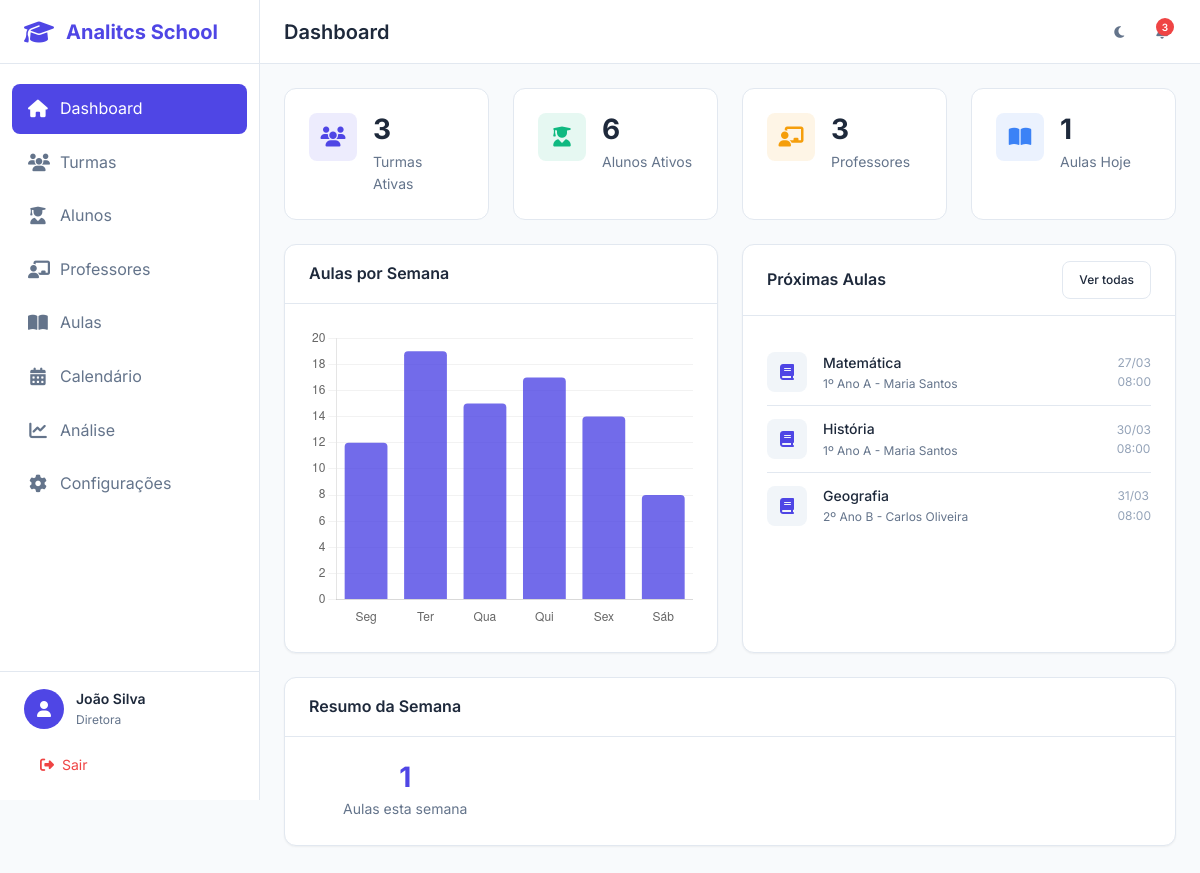
/dashboard (signed in), run on the app's committed database.
### app/models/usuario.py (models this page shows, shortened)
class Usuario(UserMixin, db.Model):
    __tablename__ = 'usuarios'
    id = db.Column(db.Integer, primary_key=True)
    nome = db.Column(db.String(100), nullable=False)
    email = db.Column(db.String(120), unique=True, nullable=False, index=True)
    senha_hash = db.Column(db.String(256), nullable=False)
    tipo = db.Column(db.String(20), nullable=False, default='professor')
    avatar = db.Column(db.String(255), nullable=True)
    telefone = db.Column(db.String(20), nullable=True)
    tema = db.Column(db.String(10), default='light')
    ativo = db.Column(db.Boolean, default=True)
    criado_em = db.Column(db.DateTime, default=datetime.utcnow)
    atualizado_em = db.Column(db.DateTime, default=datetime.utcnow, onupdate=datetime.utcnow)
    ultimo_acesso = db.Column(db.DateTime, nullable=True)
    professor = db.relationship('Professor', backref='usuario', uselist=False, lazy=True)

### app/models/aula.py (models this page shows, shortened)
class Aula(db.Model):
    __tablename__ = 'aulas'
    id = db.Column(db.Integer, primary_key=True)
    materia = db.Column(db.String(100), nullable=False)
    descricao = db.Column(db.Text, nullable=True)
    turma_id = db.Column(db.Integer, db.ForeignKey('turmas.id'), nullable=False)
    professor_id = db.Column(db.Integer, db.ForeignKey('professores.id'), nullable=False)
    data = db.Column(db.Date, nullable=False)
    horario_inicio = db.Column(db.Time, nullable=False)
    horario_fim = db.Column(db.Time, nullable=False)
    recorrente = db.Column(db.Boolean, default=False)
    tipo_recorrencia = db.Column(db.String(20), nullable=True)
    dia_semana = db.Column(db.Integer, nullable=True)  # 0=Segunda, 6=Domingo
    data_fim_recorrencia = db.Column(db.Date, nullable=True)
    aula_pai_id = db.Column(db.Integer, db.ForeignKey('aulas.id'), nullable=True)
    status = db.Column(db.String(20), default='agendada')
    criado_em = db.Column(db.DateTime, default=datetime.utcnow)
    atualizado_em = db.Column(db.DateTime, default=datetime.utcnow, onupdate=datetime.utcnow)
    frequencias = db.relationship('Frequencia', backref='aula', lazy='dynamic')
    arquivos = db.relationship('Arquivo', backref='aula', lazy='dynamic')
    aulas_filhas = db.relationship('Aula', backref=db.backref('aula_pai', remote_side=[id]), lazy='dynamic')

### app/models/turma.py (models this page shows, shortened)
class Turma(db.Model):
    __tablename__ = 'turmas'
    id = db.Column(db.Integer, primary_key=True)
    nome = db.Column(db.String(50), nullable=False)
    codigo = db.Column(db.String(20), unique=True, nullable=False, index=True)
    serie = db.Column(db.String(30), nullable=False)
    ano_letivo = db.Column(db.Integer, nullable=False)
    turno = db.Column(db.String(20), nullable=False)
    capacidade_maxima = db.Column(db.Integer, default=40)
    descricao = db.Column(db.Text, nullable=True)
    ativa = db.Column(db.Boolean, default=True)
    criado_em = db.Column(db.DateTime, default=datetime.utcnow)
    atualizado_em = db.Column(db.DateTime, default=datetime.utcnow, onupdate=datetime.utcnow)
    aulas = db.relationship('Aula', backref='turma', lazy='dynamic')

### app/controllers/dashboard_controller.py (the view)
@dashboard_bp.route('/')
@dashboard_bp.route('/dashboard')
@login_required
def index():
    total_turmas = Turma.query.filter_by(ativa=True).count()
    total_alunos = Aluno.query.filter_by(status='ativo').count()
    total_professores = Professor.query.filter_by(ativo=True).count()
    hoje = datetime.utcnow().date()
    aulas_hoje = Aula.query.filter_by(data=hoje).filter(
        Aula.status != 'cancelada'
    ).count()
    inicio_semana = hoje - timedelta(days=hoje.weekday())
    fim_semana = inicio_semana + timedelta(days=6)
    aulas_semana = Aula.query.filter(
        Aula.data >= inicio_semana,
        Aula.data <= fim_semana,
        Aula.status != 'cancelada'
    ).count()
    proximas_aulas = Aula.query.filter(
        Aula.data >= hoje,
        Aula.status == 'agendada'
    ).order_by(Aula.data, Aula.horario_inicio).limit(5).all()
    return render_template('dashboard/index.html',
        total_turmas=total_turmas,
        total_alunos=total_alunos,
        total_professores=total_professores,
        aulas_hoje=aulas_hoje,
        aulas_semana=aulas_semana,
        proximas_aulas=proximas_aulas
    )

### app/models/usuario.py (called while the page is built)
@login_manager.user_loader
def load_user(user_id):
    return Usuario.query.get(int(user_id))

### app/templates/dashboard/index.html (shortened to what this page needs)
{% extends "base.html" %}
{% block page_title %}Dashboard{% endblock %}
{% block content %}
<div class="dashboard-grid">
    <div class="stat-card">
        <div class="stat-icon primary">
            <i class="fas fa-users"></i>
        </div>
        <div class="stat-content">
            <div class="stat-value">{{ total_turmas }}</div>
            <div class="stat-label">Turmas Ativas</div>
        </div>
    </div>
    <div class="stat-card">
        <div class="stat-icon success">
            <i class="fas fa-user-graduate"></i>
        </div>
        <div class="stat-content">
            <div class="stat-value">{{ total_alunos }}</div>
            <div class="stat-label">Alunos Ativos</div>
        </div>
    </div>
    <div class="stat-card">
        <div class="stat-icon warning">
            <i class="fas fa-chalkboard-teacher"></i>
        </div>
        <div class="stat-content">
            <div class="stat-value">{{ total_professores }}</div>
            <div class="stat-label">Professores</div>
        </div>
    </div>
    <div class="stat-card">
        <div class="stat-icon info">
            <i class="fas fa-book-open"></i>
        </div>
        <div class="stat-content">
            <div class="stat-value">{{ aulas_hoje }}</div>
            <div class="stat-label">Aulas Hoje</div>
        </div>
    </div>
    <div class="card dashboard-chart">
        <div class="card-header">
            <h3 class="card-title">Aulas por Semana</h3>
        </div>
        <div class="card-body">
            <div class="chart-container">
                <canvas id="chartAulas"></canvas>
            </div>
        </div>
    </div>
    <div class="card dashboard-table">
        <div class="card-header">
            <h3 class="card-title">Próximas Aulas</h3>
            <a href="{{ url_for('aulas.index') }}" class="btn btn-sm btn-outline">Ver todas</a>
        </div>
        <div class="card-body">
            {% if proximas_aulas %}
            <ul class="recent-list">
                {% for aula in proximas_aulas %}
                <li class="recent-item">
                    <div class="recent-icon">
                        <i class="fas fa-book"></i>
                    </div>
                    <div class="recent-content">
                        <div class="recent-title">{{ aula.materia }}</div>
                        <div class="recent-meta">{{ aula.turma.nome }} - {{ aula.professor.usuario.nome }}</div>
                    </div>
                    <div class="recent-time">
                        {{ aula.data.strftime('%d/%m') }}<br>
                        {{ aula.horario_inicio.strftime('%H:%M') }}
                    </div>
                </li>
                {% endfor %}
            </ul>
            {% else %}
            <div class="empty-state">
                <i class="fas fa-calendar-check empty-state-icon"></i>
                <h4 class="empty-state-title">Nenhuma aula agendada</h4>
                <p class="empty-state-text">As próximas aulas aparecerão aqui.</p>
            </div>
            {% endif %}
        </div>
    </div>
    <div class="card dashboard-full">
        <div class="card-header">
            <h3 class="card-title">Resumo da Semana</h3>
        </div>
        <div class="card-body">
            <div class="grid grid-4">
                <div class="text-center">
                    <div class="stat-value text-primary">{{ aulas_semana }}</div>
                    <div class="stat-label">Aulas esta semana</div>
                </div>
            </div>
        </div>
    </div>
</div>
{% endblock %}
{% block extra_js %}
<script>
document.addEventListener('DOMContentLoaded', function() {
    // Gráfico de Aulas
    const ctx = document.getElementById('chartAulas');
    if (ctx) {
        new Chart(ctx, {
            type: 'bar',
            data: {
                labels: ['Seg', 'Ter', 'Qua', 'Qui', 'Sex', 'Sáb'],
                datasets: [{
                    label: 'Aulas',
                    data: [12, 19, 15, 17, 14, 8],
                    backgroundColor: 'rgba(79, 70, 229, 0.8)',
                    borderRadius: 4
                }]
            },
            options: {
                responsive: true,
                maintainAspectRatio: false,
                plugins: {
                    legend: {
                        display: false
                    }
                },
                scales: {
                    y: {
                        beginAtZero: true,
                        grid: {
                            color: 'rgba(0,0,0,0.05)'
                        }
                    },
                    x: {
                        grid: {
                            display: false
                        }
                    }
                }
            }
        });
    }
});
</script>
{% endblock %}

### app/templates/base.html (shortened to what this page needs)
<!DOCTYPE html>
<html lang="pt-BR" data-theme="light">
<head>
    <link rel="stylesheet" href="https://cdnjs.cloudflare.com/ajax/libs/font-awesome/6.5.1/css/all.min.css">
    <link rel="stylesheet" href="{{ url_for('static', filename='css/main.css') }}">
    <link rel="stylesheet" href="{{ url_for('static', filename='css/components.css') }}">
    <link rel="stylesheet" href="{{ url_for('static', filename='css/responsive.css') }}">
</head>
<body {% if not current_user.is_authenticated %}class="auth-mode"{% endif %}>
    {% if current_user.is_authenticated %}
    <aside class="sidebar" id="sidebar">
        <div class="sidebar-header">
            <div class="logo">
                <i class="fas fa-graduation-cap"></i>
                <span>Analitcs School</span>
            </div>
        </div>
        <nav class="sidebar-nav">
            <ul>
                <li class="nav-item {% if request.endpoint == 'dashboard.index' %}active{% endif %}">
                    <a href="{{ url_for('dashboard.index') }}">
                        <i class="fas fa-home"></i>
                        <span>Dashboard</span>
                    </a>
                </li>
                <li class="nav-item {% if 'turmas' in request.endpoint %}active{% endif %}">
                    <a href="{{ url_for('turmas.index') }}">
                        <i class="fas fa-users"></i>
                        <span>Turmas</span>
                    </a>
                </li>
                <li class="nav-item {% if 'alunos' in request.endpoint %}active{% endif %}">
                    <a href="{{ url_for('alunos.index') }}">
                        <i class="fas fa-user-graduate"></i>
                        <span>Alunos</span>
                    </a>
                </li>
                <li class="nav-item {% if 'professores' in request.endpoint %}active{% endif %}">
                    <a href="{{ url_for('professores.index') }}">
                        <i class="fas fa-chalkboard-teacher"></i>
                        <span>Professores</span>
                    </a>
                </li>
                <li class="nav-item {% if 'aulas' in request.endpoint %}active{% endif %}">
                    <a href="{{ url_for('aulas.index') }}">
                        <i class="fas fa-book-open"></i>
                        <span>Aulas</span>
                    </a>
                </li>
                <li class="nav-item {% if 'calendario' in request.endpoint %}active{% endif %}">
                    <a href="{{ url_for('calendario.index') }}">
                        <i class="fas fa-calendar-alt"></i>
                        <span>Calendário</span>
                    </a>
                </li>
                <li class="nav-item {% if 'analise' in request.endpoint %}active{% endif %}">
                    <a href="{{ url_for('analise.index') }}">
                        <i class="fas fa-chart-line"></i>
                        <span>Análise</span>
                    </a>
                </li>
                <li class="nav-item {% if 'configuracoes' in request.endpoint %}active{% endif %}">
                    <a href="{{ url_for('configuracoes.index') }}">
                        <i class="fas fa-cog"></i>
                        <span>Configurações</span>
                    </a>
                </li>
            </ul>
        </nav>
        <div class="sidebar-footer">
            <div class="user-info">
                <div class="user-avatar">
                    <i class="fas fa-user"></i>
                </div>
                <div class="user-details">
                    <span class="user-name">{{ current_user.nome }}</span>
                    <span class="user-role">{{ current_user.tipo|capitalize }}</span>
                </div>
            </div>
            <a href="{{ url_for('auth.logout') }}" class="logout-btn">
                <i class="fas fa-sign-out-alt"></i>
                <span>Sair</span>
            </a>
        </div>
    </aside>
    <main class="main-content">
        <header class="header">
            <div class="header-left">
                <h1 class="page-title">{% block page_title %}Dashboard{% endblock %}</h1>
            </div>
            <div class="header-right">
                <button class="theme-toggle" id="themeToggle" title="Alternar tema">
                    <i class="fas fa-moon"></i>
                </button>
                <div class="notifications">
                    <button class="notification-btn">
                        <span class="notification-badge">3</span>
                    </button>
                </div>
            </div>
        </header>
        <div class="content">
            {% block content %}{% endblock %}
        </div>
    </main>
    {% else %}
        {% block auth_content %}{% endblock %}
    {% endif %}
    {% block extra_js %}{% endblock %}
</body>
</html>

### app/static/css/components.css (style rules this page uses)
.dashboard-grid { display: grid; grid-template-columns: repeat(4, 1fr); gap: 1.5rem; margin-bottom: 1.5rem; }
.dashboard-chart { grid-column: span 2; }
.dashboard-table { grid-column: span 2; }
.dashboard-full { grid-column: span 4; }
.recent-list { list-style: none; }
.recent-item { display: flex; align-items: center; gap: 1rem; padding: 0.75rem 0; border-bottom: 1px solid var(--border-color); }
.recent-item:last-child { border-bottom: none; }
.recent-icon { width: 40px; height: 40px; border-radius: var(--border-radius); background-color: var(--bg-tertiary); display: flex; align-items: center; justify-content: center; color: var(--primary); }
.recent-content { flex: 1; }
.recent-title { font-weight: 500; color: var(--text-primary); font-size: 0.875rem; }
.recent-meta { font-size: 0.75rem; color: var(--text-secondary); }
.recent-time { font-size: 0.75rem; color: var(--text-tertiary); }
.chart-container { position: relative; height: 300px; }

### data on the page
Usuario: nome "João Silva", tipo "Diretora"
Aula: materia "Matemática", turma.nome "1º Ano A", professor.usuario.nome "Maria Santos", data "27/03", horario_inicio "08:00"
Aula: materia "História", turma.nome "1º Ano A", professor.usuario.nome "Maria Santos", data "30/03", horario_inicio "08:00"
Aula: materia "Geografia", turma.nome "2º Ano B", professor.usuario.nome "Carlos Oliveira", data "31/03", horario_inicio "08:00"

### other printed values
{{ total_turmas }} "3"
{{ total_alunos }} "6"
{{ total_professores }} "3"
{{ aulas_hoje }} "1"
{{ aulas_semana }} "1"
